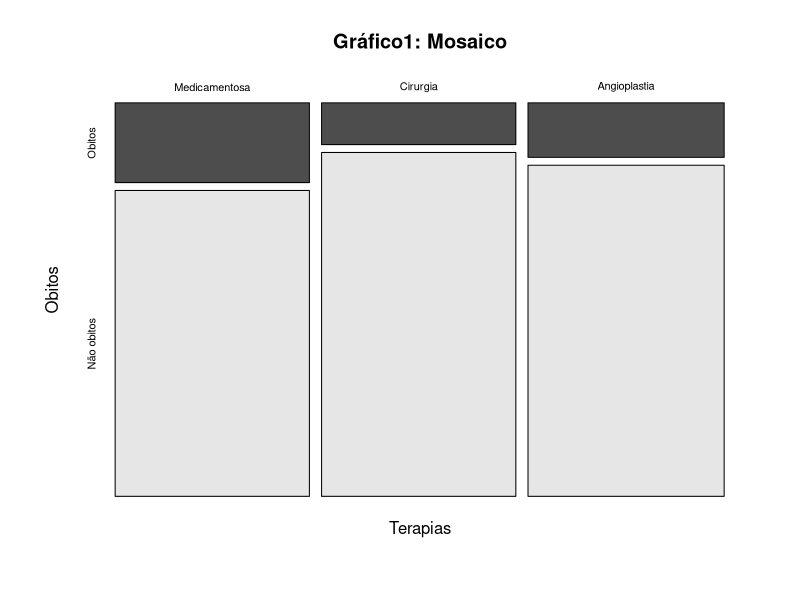
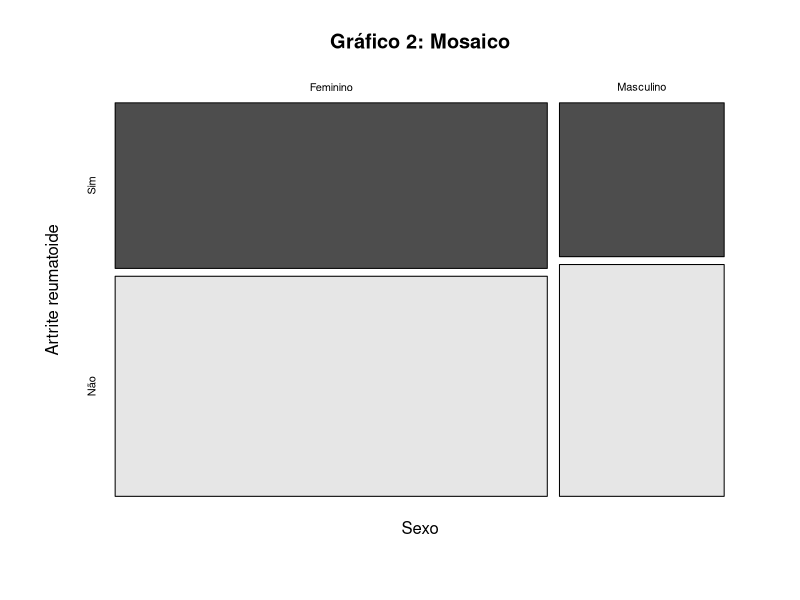
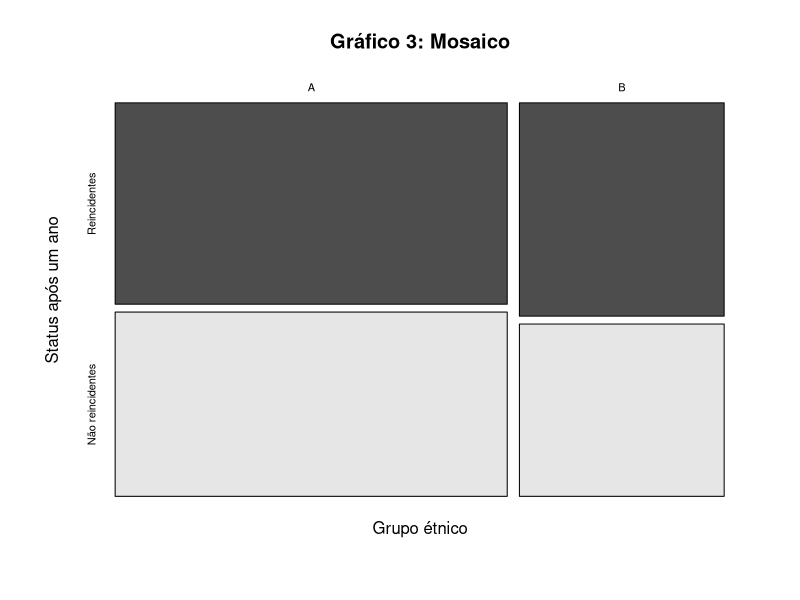
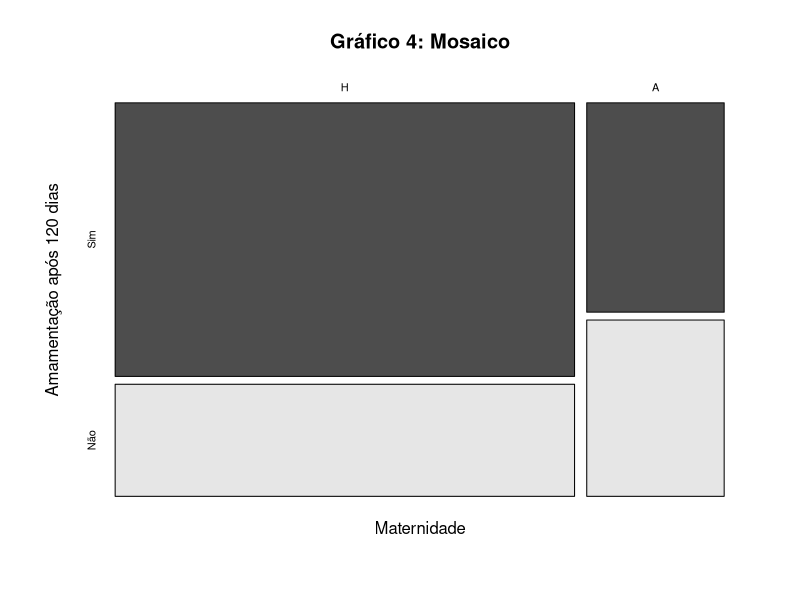

Generate these figures, in order, with R:
# lista 1 categorizados

# Capitulo 2

# Exercício 5

# item a

Obitos <- c(42,22,29,93)
Nao_obitos <- c(161,181,176,518)
Total <- c(203,203,205,611)
Tabela <- data.frame(Obitos,Nao_obitos,Total)
colnames(Tabela) <- c("Obitos","Não obitos","Total")
rownames(Tabela) <- c("Medicamentosa","Cirurgia","Angioplastia","Total")
knitr::kable(caption = "Contingência",Tabela)

# item c

Tabela1 <- Tabela[1:3,1:2]
mosaicplot(Tabela1,main="", xlab="Terapias", ylab="Obitos", col=gray.colors(2))
title("Gráfico1: Mosaico")

# Exercício 6

# item b

Sim <- c(641,227,868)
Nao <- c(852,342,1194)
Totais <- c(1493,569,2062)
Tabela <- data.frame(Sim,Nao,Totais)
colnames(Tabela) <- c("Sim","Não","Totais")
rownames(Tabela) <- c("Feminino","Masculino","Totais")
knitr::kable(caption = "Contingência",Tabela)
Tabela1 <- Tabela[1:2,1:2]
mosaicplot(Tabela1,main="", xlab="Sexo", ylab="Artrite reumatoide", col=gray.colors(2))
title("Gráfico 2: Mosaico")

# Capítulo 3

# Exercício 2

#item b

Reincidentes <- c(47,26,73)
Nao <- c(43,21,64)
Totais <- c(90,47,137)
Tabela <- data.frame(Reincidentes,Nao,Totais)
colnames(Tabela) <- c("Reincidentes","Não reincidentes","Totais")
rownames(Tabela) <- c("A","B","Totais")
Tabela1 <- Tabela[1:2,1:2]
mosaicplot(Tabela1,main="", xlab="Grupo étnico", ylab="Status após um ano", col=gray.colors(2))
title("Gráfico 3: Mosaico")

# item c

dados<-matrix(c(47,26,43,21), nc=2)
p11<-(dados[1,1]/(sum(dados[1,])))
p21<-(dados[2,1]/(sum(dados[2,])))
RR<-p11/p21
vf1<-((1-p11)/(sum(dados[1,])*p11)) + ((1-p21)/(sum(dados[2,])*p21))
dpf1<-sqrt(vf1)
z<-qnorm(0.975)
li<-exp(log(RR) - z*dpf1)
ls<-exp(log(RR) + z*dpf1)
Tabela<-cbind(RR,li,ls)
knitr::kable(caption = "Risco Relativo",Tabela)

# Exercício 3

# item a

Sim <- c(83,19,102)
Nao <- c(34,16,50)
Totais <- c(117,35,152)
Tabela <- data.frame(Sim,Nao,Totais)
colnames(Tabela) <- c("Sim","Não","Totais")
rownames(Tabela) <- c("H","A","Totais")
Tabela1 <- Tabela[1:2,1:2]
mosaicplot(Tabela1,main="", xlab="Maternidade", ylab="Amamentação após 120 dias", col=gray.colors(2))
title("Gráfico 4: Mosaico")

# item b

dados<-matrix(c(83,19,34,16), nc=2)
Qp<-chisq.test(dados, correct=F) 
Qp


p11<-(dados[1,1]/(sum(dados[1,])))
p21<-(dados[2,1]/(sum(dados[2,])))
RR<-p11/p21
vf1<-((1-p11)/(sum(dados[1,])*p11)) + ((1-p21)/(sum(dados[2,])*p21))
dpf1<-sqrt(vf1)
z1<-qnorm(0.975)
li1<-exp(log(RR) - z1*dpf1)
ls1<-exp(log(RR) + z1*dpf1)
Tabela <- cbind(RR,li1,ls1)
knitr::kable(caption = "Risco Relativo 10%",Tabela)

z2<-qnorm(0.95)
li2<-exp(log(RR) - z2*dpf1)
ls2<-exp(log(RR) + z2*dpf1)
Tabela <- cbind(RR,li2,ls2)
knitr::kable(caption = "Risco Relativo 5%",Tabela)